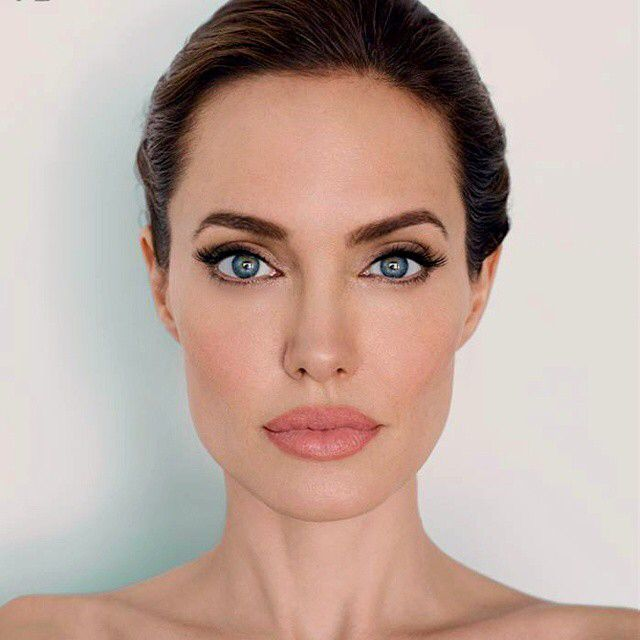
#> input picture recursos/1.jpg, 640 x 640 px
$ python -i server.py   (imports and definitions only)
#> lines starting #> are read from the running program, lines starting #| are printed output that depends on the picture; after the words box and inside, x2 and y2 are one past the last pixel; in counts of white or black regions, pixels touching at a corner belong together

# Class that contains the server, who will receive the photograph to later train the machine
# Class that performs the search of the face in the data-set,
# checking whether or not it exists in it.

import cv2 as cv
from PIL import Image
import socket, pickle
import pymysql

# Declaramos las variables
ipServidor = "localhost"
puertoServidor = 9797
face_cascade = cv.CascadeClassifier("recursos/haarcascade_frontalface_default.xml")

# Configuramos los datos para conectarnos con el servidor
# socket.AF_INET para indicar que utilizaremos Ipv4
# socket.SOCK_STREAM para utilizar TCP/IP (no UDP)
# Estos protocolos deben ser los mimso que en el servidor

# [1 line that did not run here, left out]
# [2 lines not run here, left out]


def send_data(a,b,c,d,e,f):

    data = str(f'ID: {a} -- No. Control: {b} -- Nombre(s): {c} -- Apellido Paterno: {d} -- Apellido Materno: {e} -- Carrera: {f}')
    server.send(data.encode())


def get_information(id):
        ids = id
        db = pymysql.connect(host='localhost', user='root', passwd='sistemas', db='accesoITSCH')
        cursor = db.cursor()
        query = 'SELECT * FROM alumnos WHERE id = %s' %ids
        cursor.execute(query)
        res = cursor.fetchone()
        clave = res[0]
        no_Ctrl = res[1]
        nom = res[2]
        apeP = res[3]
        apeM = res[4]
        carr = res[5]
        send_data(clave,no_Ctrl,nom,apeP,apeM,carr)


def face_Detector(path):
    img = cv.imread(path)
    rec = cv.face.LBPHFaceRecognizer_create()
    rec.read("./images/trainingData.yml")
    id = 0
    font = cv.FONT_HERSHEY_COMPLEX_SMALL

    while 1:
        gray = cv.cvtColor(img, cv.COLOR_BGR2GRAY)
        faces = face_cascade.detectMultiScale(gray, 1.5, 5)
        for (x, y, w, h) in faces:
            cv.rectangle(img, (x, y), (x + w, y + h), (255, 0, 0), 2)
            id, conf = rec.predict(gray[y:y + h, x:x + w])
            if id == 2:
                get_information(id)
            elif id == 1:
                get_information(id)
            elif id == 3:
                get_information(id)

            else:
                print('NULL')

            cv.putText(img, str(id), (x, y + h), font, 2, 255)
            #cv.imshow('La cena', img)
        break


def contains_face(path):
#> called with path = 'recursos/1.jpg'
    image = cv.imread(path)  # Recibida
#> image is the input picture: shape (640, 640, 3); mean B, G, R 158.8, 168.4, 191
    gray = cv.cvtColor(image, cv.COLOR_BGR2GRAY)
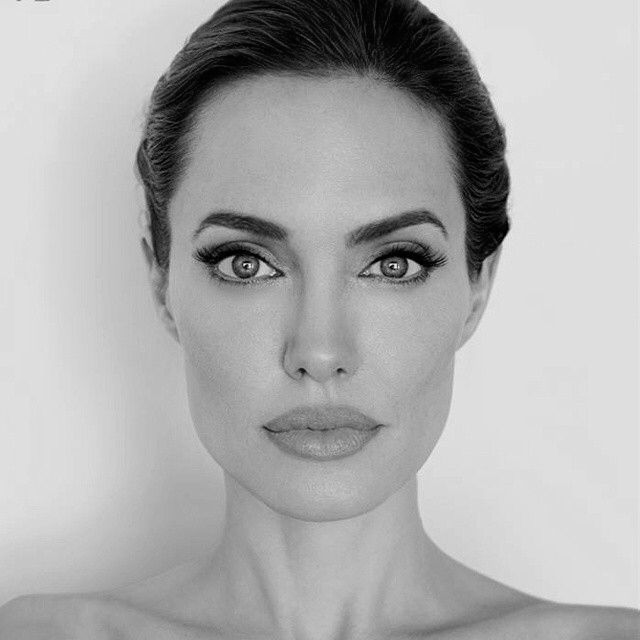
#> gray: shape (640, 640); min 0, max 249, mean 174
    faces = face_cascade.detectMultiScale(gray, 1.3, 5)
#> faces = [[106, 90, 431, 431]]

    for i in faces:
        if i.any() == 1:
            print('-- FOUND --')
            for (x, y, w, h) in faces:
                cv.rectangle(image, (x, y), (x + w, y + h), (255, 0, 0), 2)
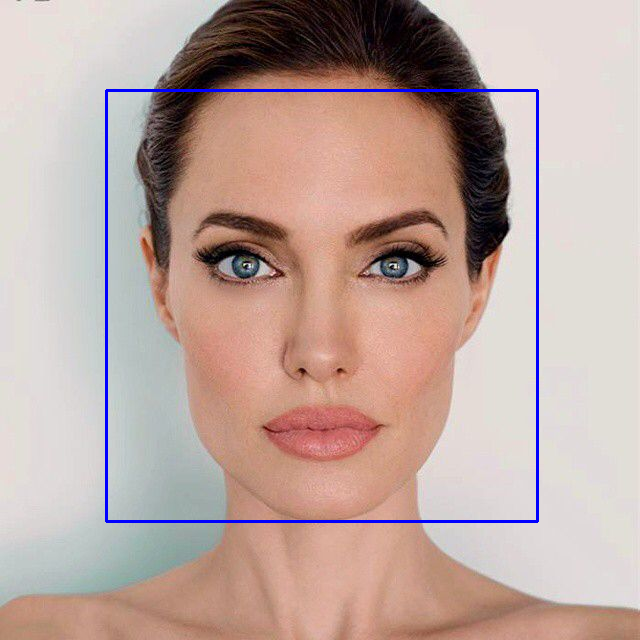
#> image: shape (640, 640, 3); 1.26% of pixels changed, all inside (x1, y1, x2, y2) = (105, 89, 539, 523)
                #cv.imshow('DETECTOR', image)
                face_Detector(path)
                break
        else:
            data = '-- NO FACE --'
            server.send(data.encode())
            break

    cv.waitKey(0)
width = 800
height = 600

# [9 lines not run here, left out]

#> (the run stopped early here; a loop or call above may not have finished)
